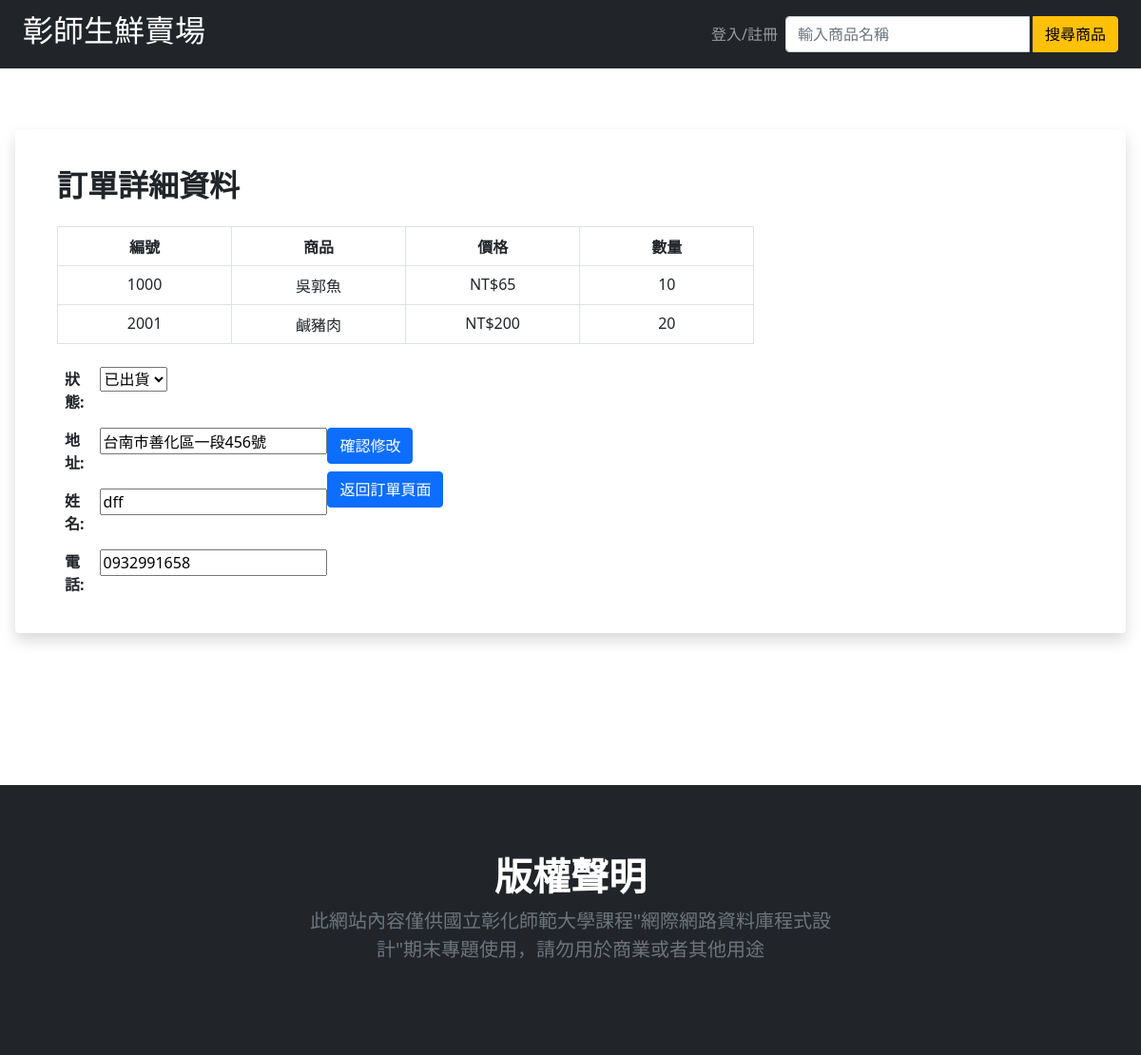
Page /administrator/orderDetail.php?order_id=1900006 on the committed database.
### administrator/orderDetail.php (the view, shortened to what this page needs)
<?php include_once("../header.php");
if (isset($_GET['order_id'])) {
    $oid = trim($_GET['order_id']);
    $sql = "SELECT * FROM 訂單資訊 WHERE 訂單id = '" . $oid . "'";
    if ($result = mysqli_query($link, $sql)) {
        $order_infor = $result->fetch_assoc();
    }
}
?>
<br><br><br>
<div class="row shadow p-3 m-3 bg-body rounded">
    <form id="change_order">
        <div class="row">
            <div class="col-lg-8">
                <h2 class="fw-bold mb-0 ps-3 pt-4 pb-4 ">訂單詳細資料</h2>
                <table class="table table-bordered table-hover ms-3 text-center">
                    <tbody>
                        <div class="tableStyle">
                            <tr>
                                <th scope="col" class="col-lg-3">編號</th>
                                <th scope="col" class="col-lg-3">商品</th>
                                <th scope="col" class="col-lg-3">價格</th>
                                <th scope="col" class="col-lg-3">數量</th>
                            </tr>
                            <?php show() ?>
                        </div>
                    </tbody>
                </table>
                <div class="row">
                    <div class="col-lg-4">
                        <table class="table table-borderless ms-3 mb-0">
                            <tbody>
                                <tr>
                                    <th scope="col" class="col-lg-3">狀態:</th>
                                    <th><select id="state">
                                            <?php
                                            $state_type = array(0 => "準備中", "已出貨", "已送達");
                                            for ($i = 0; $i < 3; $i++) {
                                                if ($state_type[$i] == $order_infor['運送狀態']) {
                                                    echo "<option value='" . $i . "' selected>" . $state_type[$i] . "</option>";
                                                } else {
                                                    echo "<option value='" . $i . "'>" . $state_type[$i] . "</option>";
                                                }
                                            }
                                            ?>
                                        </select></th>
                                </tr>
                                <tr>
                                    <th scope="col" class="col-lg-3">地址:</th>
                                    <th><input type="text" value="<?php echo $order_infor['地址'] ?>" id="addr"
                                            name="addr"></th>
                                </tr>
                                <tr>
                                    <th>姓名:</th>
                                    <th><input type="text" value="<?php echo $order_infor['姓名'] ?>" id="name"
                                            name="name"></th>
                                </tr>
                                <tr>
                                    <th>電話:</th>
                                    <th><input type="text" value="<?php echo $order_infor['電話'] ?>" id="phone"
                                            name="phone"></th>
                                </tr>
                            </tbody>
                        </table>
                    </div>
                    <div class="col-lg-8 mt-4">
                        <button type="button" class="btn btn-primary mt-5 ms-5 mb-2" onclick="change_order()"
                            id="confirm">確認修改</button><br>
                        <button type="button" class="btn btn-primary ms-5 mb-3" onclick="direct_back()">返回訂單頁面</button>
                    </div>
                </div>
            </div>
        </div>
    </form>
</div>
<br><br><br>
<?php include_once("../footer.php"); ?>
</body>
</html>

### api.php (shortened to what this page needs)
<?php
$host = "localhost";
$dbuser = "root";
$dbpassword = "root123456";
$dbname = "group_05";
$link = mysqli_connect($host, $dbuser, $dbpassword, $dbname) or die("無法開啟MySQL資料庫連結!<br>");
mysqli_query($link, 'SET CHARACTER SET utf8');
mysqli_query($link, "SET collation_connection = 'utf8_unicode_ci'");
function show()
{
    global $link;
    if (isset($_GET['order_id'])) {
        $id = strip_tags($_GET['order_id']);
        $sql = "SELECT 商品.UID,商品.品名,商品.售價,訂單內容.數量 FROM 商品 JOIN 訂單內容 ON 商品.UID = 訂單內容.UID WHERE 訂單內容.訂單id = '" . $id . "'";
        if ($result = mysqli_query($link, $sql)) {
            while ($row = $result->fetch_assoc()) {
                echo '<tr><td>' . $row['UID'] . '</td>
                <td>' . $row['品名'] . '</td>
                <td>NT$' . $row['售價'] . '</td>
                <td>' . $row['數量'] . '</td></tr>';
            }
        }
    }
}
?>

### rows in the picture
訂單內容: UID.UID "1000", UID.品名 "吳郭魚", UID.售價 "65", 數量 "10"
訂單內容: UID.UID "2001", UID.品名 "鹹豬肉", UID.售價 "200", 數量 "20"
訂單資訊: 運送狀態 "已出貨", addr "台南市善化區一段456號", name "dff", phone "0932991658"
